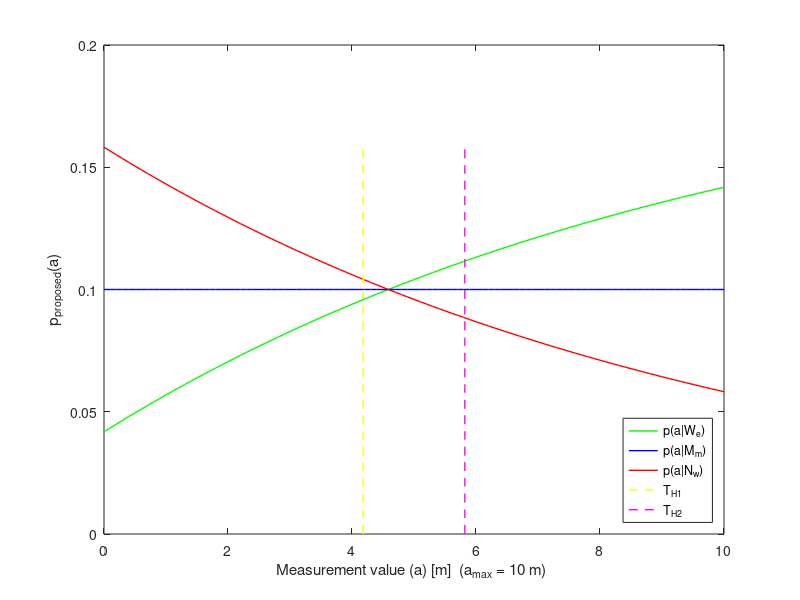
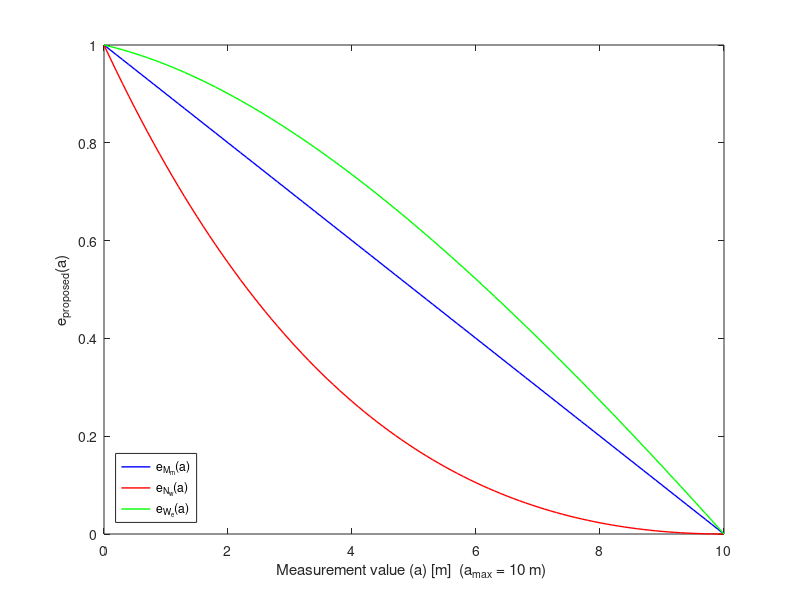

Here is the MATLAB script that generated these plots, in order:


% produced by Ozan Vahit Altınpınar (altinpinaro@itu.edu.tr) (2025)
% Matlab script Energy_functions.m
% Description: This script generates the graphs of the energy functions and probability density functions used in determining Similar Energy Regions.

clc;
clear all;

dmax = 10;
d=0:0.1:dmax;
N = length(d);
e = exp(1);
fun = @(x) x.*((1/(dmax*(exp(1)-1)))).*(exp(1-x/dmax));
T_H1 =  integral(fun,0,dmax)

fun = @(x) ((1/((e-1)*dmax))*(1-exp(1-x/dmax)) + (2*e-3)/((e-1)*dmax)).*x;
T_H2 =  integral(fun,0,dmax)

p_Nw = ((1/(dmax*(exp(1)-1)))).*(exp(1-d/dmax)); % probability density function for the narrow region
p_Mm(1:N) = 1/dmax; % probability density function for the medium region
p_We = ((1/(dmax*(exp(1)-1)))).*(1-(exp(1-(d)/dmax)))+(2*e-3)/((e-1)*dmax); % probability density function for the wide region

A_max = [max(p_Nw) max(p_Mm) max(p_We)];
p_max = max(A_max)+0.01;

t = 0:0.01:p_max;
M = length(t);
f_TH1(1:M) = T_H1;
f_TH2(1:M) = T_H2;


figure(1)
plot(d,p_We,'g','Linewidth',1)
hold on
plot(d,p_Mm,'b','Linewidth',1)
hold on
plot(d,p_Nw,'r','Linewidth',1)
hold on
plot(f_TH1,t,'y--','Linewidth',1)
hold on
plot(f_TH2,t,'m--','Linewidth',1)
hold on
xlabel("Measurement value (a) [m]  (a_{max} = 10 m) ")
ylabel("p_{proposed}(a)")
legend({'p(a|W_{e})','p(a|M_{m})','p(a|N_{w})','T_{H1}','T_{H2}'},'Location','southeast')

e_Nw = (1- (d/dmax).*exp(1-d/dmax)); % Energy function for the narrow region
e_Mm = (1-(d/dmax)); % Energy function for the medium region
e_We = (1 - ((d/((2*e-3)*dmax)).*(1-exp(1-d/dmax)) + d./dmax)); % Energy function for the wide region


figure(2)
plot(d,e_Mm,'b','Linewidth',1)
hold on
plot(d,e_Nw,'r','Linewidth',1)
hold on
plot(d,e_We,'g','Linewidth',1)

xlabel("Measurement value (a) [m]  (a_{max} = 10 m) ")
ylabel("e_{proposed}(a)")
legend({'e_{M_{m}}(a)','e_{N_{w}}(a)','e_{W_{e}}(a)'},'Location','southwest')
